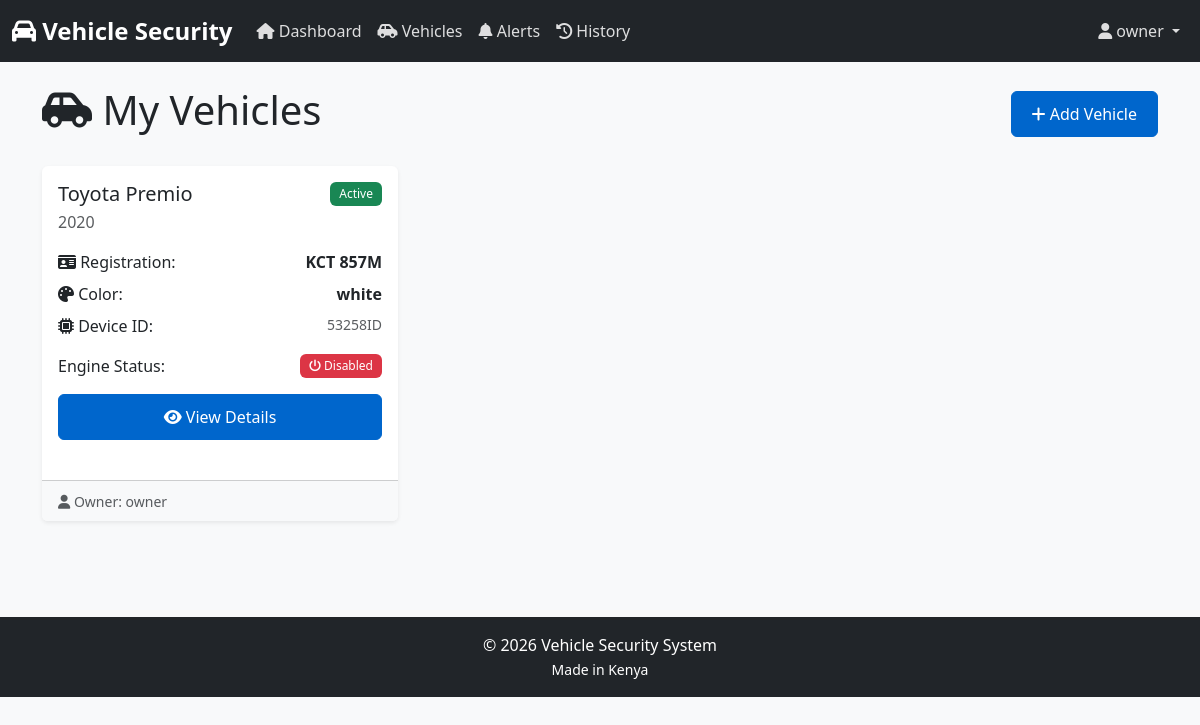
/dashboard/vehicles/ (signed in), run on an earlier commit of the app's database.
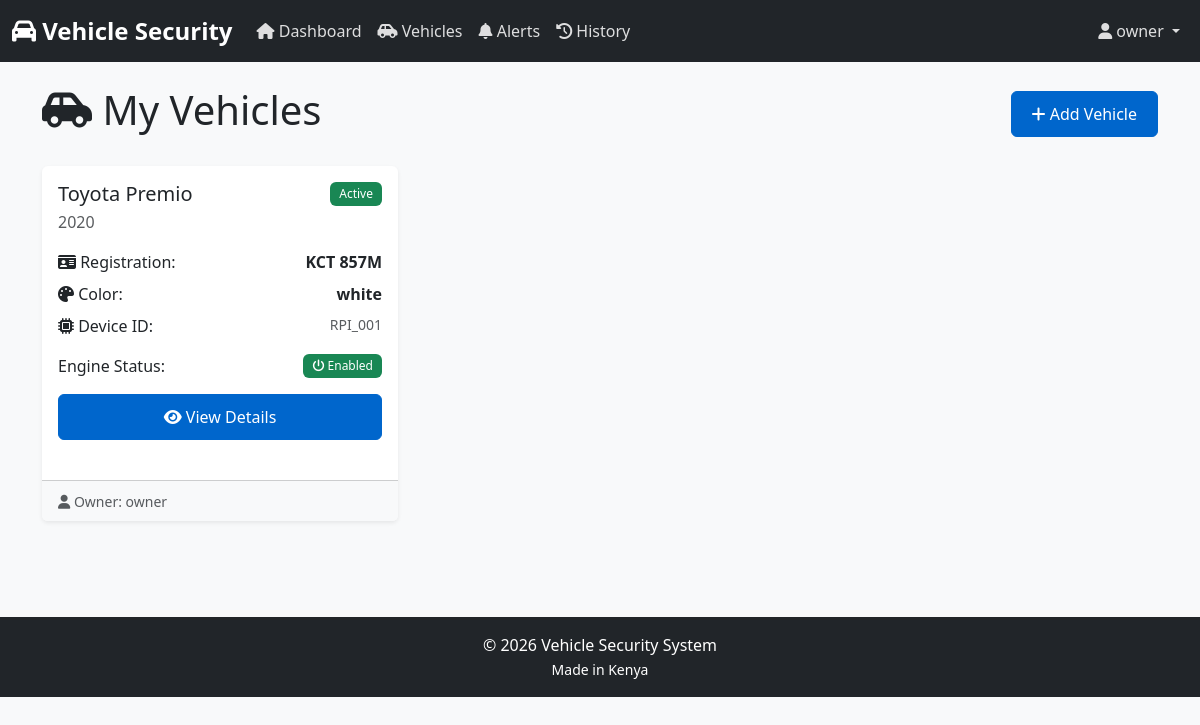
And on a later commit of the database.
### vehicle_tracking/models.py (models this page shows, shortened)
class Vehicle(models.Model):
    VEHICLE_STATUS = (
        ('active', 'Active'),
        ('inactive', 'Inactive'),
        ('maintenance', 'Under Maintenance'),
        ('stolen', 'Stolen'),
    )
    owner = models.ForeignKey(settings.AUTH_USER_MODEL, on_delete=models.CASCADE,
                            related_name='owned_vehicles')
    registration_number = models.CharField(max_length=20, unique=True)
    make = models.CharField(max_length=50)
    model = models.CharField(max_length=50)
    year = models.IntegerField()
    color = models.CharField(max_length=30)
    vin = models.CharField(max_length=17, unique=True, blank=True, null=True)
    status = models.CharField(max_length=20, choices=VEHICLE_STATUS, default='active')
    engine_enabled = models.BooleanField(default=True)
    device_id = models.CharField(max_length=100, unique=True, help_text="Raspberry Pi device ID")
    created_at = models.DateTimeField(auto_now_add=True)
    updated_at = models.DateTimeField(auto_now=True)
    class Meta:
        ordering = ['-created_at']
        verbose_name = 'Vehicle'
        verbose_name_plural = 'Vehicles'
    def get_current_location(self):
        return self.locations.first()

### authentication/models.py (models this page shows, shortened)
class User(AbstractUser):
    USER_ROLES = (
        ('owner', 'Vehicle Owner'),
        ('driver', 'Authorized Driver'),
        ('admin', 'System Administrator'),
    )
    phone_regex = RegexValidator(
        regex=r'^\+?1?\d{9,15}$',
        message="Phone number must be entered in the format: '+254712345678'"
    )
    role = models.CharField(max_length=20, choices=USER_ROLES, default='driver')
    phone_number = models.CharField(validators=[phone_regex], max_length=17, blank=True)
    profile_image = models.ImageField(upload_to='profile_images/', null=True, blank=True)
    facial_encoding = models.BinaryField(null=True, blank=True, editable=False)
    is_authorized_driver = models.BooleanField(default=False)
    vehicle = models.ForeignKey('vehicle_tracking.Vehicle', on_delete=models.SET_NULL,
                                null=True, blank=True, related_name='users')
    created_at = models.DateTimeField(auto_now_add=True)
    updated_at = models.DateTimeField(auto_now=True)
    class Meta:
        ordering = ['-created_at']
        verbose_name = 'User'
        verbose_name_plural = 'Users'
    def get_full_name(self):
        full_name = f"{self.first_name} {self.last_name}"
        return full_name.strip() or self.username

### vehicle_tracking/views.py (the view)
# urls.py: path('vehicles/', views.vehicle_list, name='vehicle_list'),
@login_required
def vehicle_list(request):
    if request.user.role == 'owner':
        vehicles = Vehicle.objects.filter(owner=request.user)
    elif request.user.vehicle:
        vehicles = Vehicle.objects.filter(id=request.user.vehicle.id)
    else:
        vehicles = Vehicle.objects.none()
    context = {'vehicles': vehicles}
    return render(request, 'vehicle_tracking/vehicle_list.html', context)

### templates/vehicle_tracking/vehicle_list.html (shortened to what this page needs)
{% extends 'base/base.html' %}
{% block content %}
<div class="container">
    <div class="d-flex justify-content-between align-items-center mb-4">
        <h1><i class="fas fa-car-side"></i> My Vehicles</h1>
        {% if user.role == 'owner' %}
        <a href="/admin/vehicle_tracking/vehicle/add/" class="btn btn-primary">
            <i class="fas fa-plus"></i> Add Vehicle
        </a>
        {% endif %}
    </div>
    {% if vehicles %}
    <div class="row">
        {% for vehicle in vehicles %}
        <div class="col-md-6 col-lg-4 mb-4">
            <div class="card h-100 shadow-sm">
                <div class="card-body">
                    <div class="d-flex justify-content-between align-items-start mb-3">
                        <div>
                            <h5 class="card-title mb-1">{{ vehicle.make }} {{ vehicle.model }}</h5>
                            <p class="text-muted mb-0">{{ vehicle.year }}</p>
                        </div>
                        <span class="badge {% if vehicle.status == 'active' %}bg-success{% elif vehicle.status == 'stolen' %}bg-danger{% else %}bg-secondary{% endif %}">
                            {{ vehicle.get_status_display }}
                        </span>
                    </div>
                    <div class="mb-3">
                        <div class="d-flex justify-content-between mb-2">
                            <span><i class="fas fa-id-card"></i> Registration:</span>
                            <strong>{{ vehicle.registration_number }}</strong>
                        </div>
                        <div class="d-flex justify-content-between mb-2">
                            <span><i class="fas fa-palette"></i> Color:</span>
                            <strong>{{ vehicle.color }}</strong>
                        </div>
                        <div class="d-flex justify-content-between mb-2">
                            <span><i class="fas fa-microchip"></i> Device ID:</span>
                            <small class="text-muted">{{ vehicle.device_id }}</small>
                        </div>
                    </div>
                    <div class="mb-3">
                        <div class="d-flex justify-content-between align-items-center">
                            <span>Engine Status:</span>
                            {% if vehicle.engine_enabled %}
                            <span class="badge bg-success">
                                <i class="fas fa-power-off"></i> Enabled
                            </span>
                            {% else %}
                            <span class="badge bg-danger">
                                <i class="fas fa-power-off"></i> Disabled
                            </span>
                            {% endif %}
                        </div>
                    </div>
                    <a href="{% url 'dashboard:vehicle_detail' vehicle.id %}" class="btn btn-primary w-100">
                        <i class="fas fa-eye"></i> View Details
                    </a>
                </div>
                <div class="card-footer bg-light">
                    <small class="text-muted">
                        <i class="fas fa-user"></i> Owner: {{ vehicle.owner.get_full_name }}
                    </small>
                </div>
            </div>
        </div>
        {% endfor %}
    </div>
    {% endif %}
</div>
{% endblock %}

What changed in the data, as far as the page shows it:
changed Vehicle "Toyota": device_id "53258ID" → "RPI_001"; engine_enabled "Disabled" → "Enabled"
